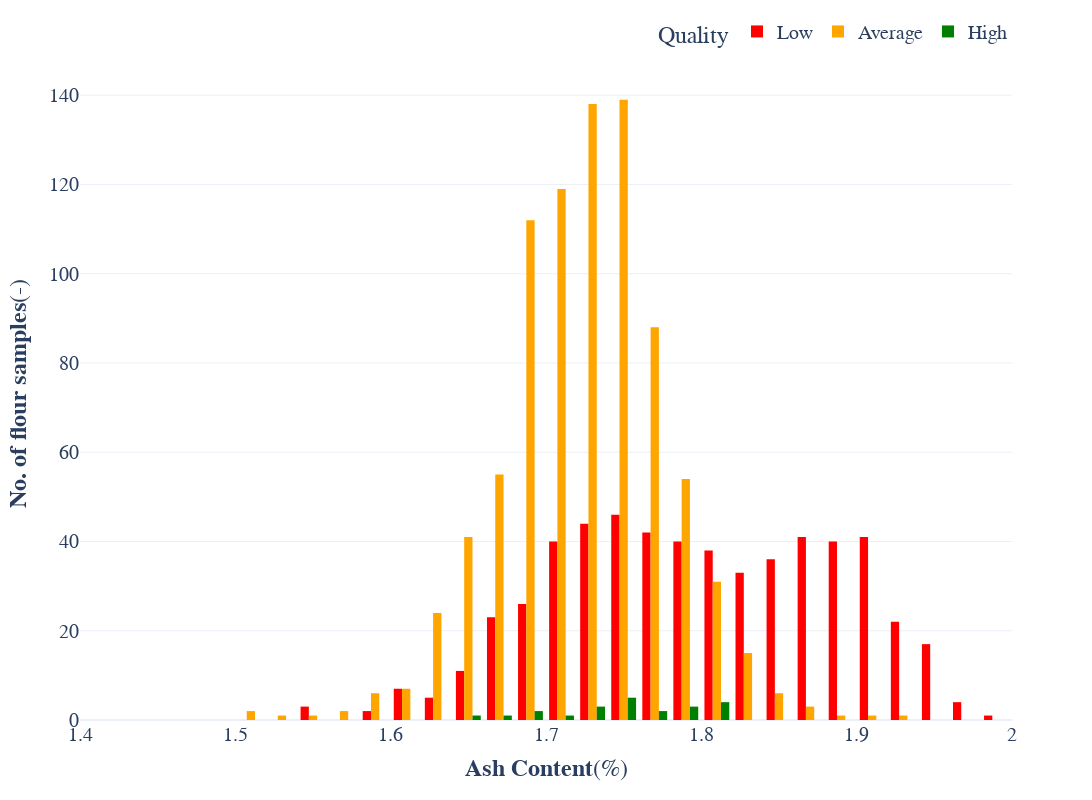

Write notebook code for a chart like this one.
### Markdown cell above
### Plot for Ash Content v/s Quality

### Code cell
fig_ac = px.histogram(flour_data, x="ash_content", color="Quality", color_discrete_sequence=['red','orange','green'], nbins=1000)

fig_ac.update_yaxes(title_text="<b>No. of flour samples</b>(-)")
fig_ac.update_xaxes(title_text="<b>Ash Content</b>(%)", range=[1.4, 2])
fig_ac.update_layout(barmode='group',template='plotly_white', width=1500, height=800, font=dict(family="Courier New, monospace",size=20), legend=dict(orientation="h", yanchor="bottom", y=1.02, xanchor="right", x=1))

fig_ac.show()

### Figure 1 — Plotly figure (JSON) as saved in the notebook; plotly's stock layout.template omitted (floating-point values rounded to 4 significant figures; data arrays with more than 128 entries replaced by an {"elided": "..."} marker saying what was removed)
{"data": [{"alignmentgroup": "True", "bingroup": "x", "hovertemplate": "Quality=Low<br>ash_content=%{x}<br>count=%{y}<extra></extra>", "legendgroup": "Low", "marker": {"color": "red", "pattern": {"shape": ""}}, "name": "Low", "nbinsx": 1000, "offsetgroup": "Low", "orientation": "v", "showlegend": true, "type": "histogram", "x": {"elided": "568 float values"}, "xaxis": "x", "yaxis": "y"}, {"alignmentgroup": "True", "bingroup": "x", "hovertemplate": "Quality=Average<br>ash_content=%{x}<br>count=%{y}<extra></extra>", "legendgroup": "Average", "marker": {"color": "orange", "pattern": {"shape": ""}}, "name": "Average", "nbinsx": 1000, "offsetgroup": "Average", "orientation": "v", "showlegend": true, "type": "histogram", "x": {"elided": "847 float values"}, "xaxis": "x", "yaxis": "y"}, {"alignmentgroup": "True", "bingroup": "x", "hovertemplate": "Quality=High<br>ash_content=%{x}<br>count=%{y}<extra></extra>", "legendgroup": "High", "marker": {"color": "green", "pattern": {"shape": ""}}, "name": "High", "nbinsx": 1000, "offsetgroup": "High", "orientation": "v", "showlegend": true, "type": "histogram", "x": [1.71, 1.78, 1.68, 1.74, 1.74, 1.74, 1.78, 1.75, 1.68, 1.72, 1.81, 1.73, 1.72, 1.65, 1.74, 1.66, 1.81, 1.8, 1.78, 1.76, 1.77, 1.8], "xaxis": "x", "yaxis": "y"}], "layout": {"barmode": "group", "font": {"family": "Courier New, monospace", "size": 20}, "height": 800, "legend": {"orientation": "h", "title": {"text": "Quality"}, "tracegroupgap": 0, "x": 1, "xanchor": "right", "y": 1.02, "yanchor": "bottom"}, "margin": {"t": 60}, "width": 1500, "xaxis": {"anchor": "y", "domain": [0, 1], "range": [1.4, 2], "title": {"text": "<b>Ash Content</b>(%)"}}, "yaxis": {"anchor": "x", "domain": [0, 1], "title": {"text": "<b>No. of flour samples</b>(-)"}}}}
